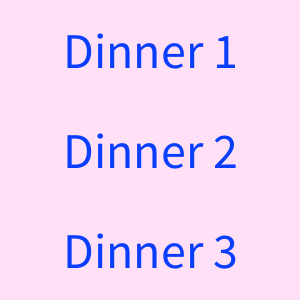
Frame 1 (no input)
Frame 60 (the mouse pressed at the canvas centre just before this capture): identical to frame 1, image omitted
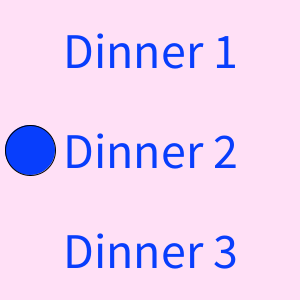
Frame 120 (the mouse held since frame 60 and released just before this capture)

The Processing sketch that drew these frames (run headless with seeded random() and noise(); from frame 60 on, the mouse is pressed at the canvas centre):

// Processing sketch: week13_5
// ── week13_5.pde
void setup()
{
  size(300,300);
  fill(#083EFC);
  textSize(50);
  textAlign(CENTER,CENTER);
}
int choice=-1;//-1沒選,0,1,2有選
void draw()
{
  background(#FFE0F6);
  text("Dinner 1",150,50);
  text("Dinner 2",150,150);
  text("Dinner 3",150,250);
  if(choice==0) ellipse(30,50,50,50);//一個圓(x,y,寬,高)
  if(choice==1) ellipse(30,150,50,50);
  if(choice==2) ellipse(30,250,50,50);
}
void mousePressed()//當滑鼠按下去時
{
  choice=int(random(3));//會在0.00~2.99(不包括3.0)中,取int整0,1,2
}
